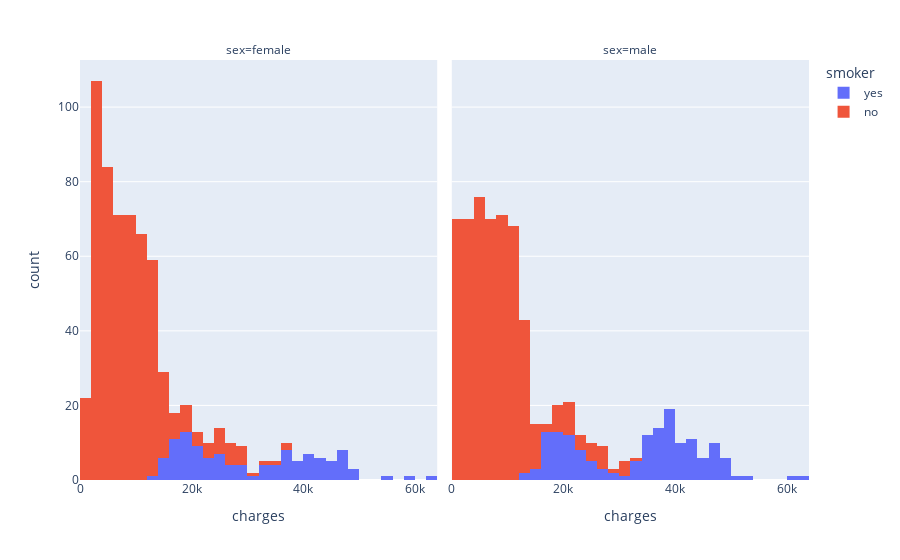

The code cell stored with this chart in its notebook:
### Code cell
fig = px.histogram(data_frame = data,x = 'charges' ,color= 'smoker', facet_col='sex' )
fig.show()

### Figure 1 — Plotly figure (JSON) as saved in the notebook; plotly's stock layout.template omitted (floating-point values rounded to 4 significant figures; data arrays with more than 128 entries replaced by an {"elided": "..."} marker saying what was removed)
{"data": [{"bingroup": "x", "hovertemplate": "smoker=yes<br>sex=female<br>charges=%{x}<br>count=%{y}<extra></extra>", "legendgroup": "yes", "marker": {"color": "#636efa", "pattern": {"shape": ""}}, "name": "yes", "orientation": "v", "showlegend": true, "type": "histogram", "x": [16880.0, 27810.0, 37700.0, 23240.0, 14710.0, 16580.0, 39840.0, 43580.0, 47290.0, 30940.0, 19110.0, 17080.0, 32730.0, 19960.0, 21350.0, 36150.0, 48820.0, 37130.0, 19440.0, 38510.0, 29520.0, 47310.0, 17090.0, 22330.0, 47900.0, 24870.0, 34840.0, 47930.0, 48520.0, 13840.0, 18030.0, 21660.0, 15010.0, 19590.0, 14460.0, 18610.0, 28950.0, 37080.0, 19520.0, 48890.0, 63770.0, 45860.0, 39980.0, 58570.0, 43940.0, 15360.0, 17470.0, 25680.0, 42970.0, 34440.0, 42980.0, 24670.0, 27040.0, 40000.0, 46200.0, 44400.0, 40930.0, 16660.0, 40420.0, 19540.0, 23070.0, 17750.0, 24520.0, 38790.0, 23400.0, 55140.0, 36020.0, 27530.0, 45010.0, 37270.0, 42110.0, 24110.0, 40970.0, 46110.0, 46260.0, 29330.0, 19800.0, 17500.0, 21770.0, 14570.0, 16420.0, 35600.0, 21680.0, 44420.0, 39730.0, 20230.0, 21880.0, 19020.0, 33910.0, 44640.0, 16780.0, 24180.0, 34170.0, 46660.0, 40900.0, 36900.0, 40940.0, 22480.0, 23890.0, 18330.0, 21770.0, 33310.0, 18220.0, 20300.0, 41660.0, 26130.0, 20170.0, 24540.0, 14280.0, 16120.0, 33900.0, 36400.0, 18770.0, 43900.0, 29140.0], "xaxis": "x", "yaxis": "y"}, {"bingroup": "x", "hovertemplate": "smoker=yes<br>sex=male<br>charges=%{x}<br>count=%{y}<extra></extra>", "legendgroup": "yes", "marker": {"color": "#636efa", "pattern": {"shape": ""}}, "name": "yes", "orientation": "v", "showlegend": false, "type": "histogram", "x": {"elided": "159 float values"}, "xaxis": "x2", "yaxis": "y2"}, {"bingroup": "x", "hovertemplate": "smoker=no<br>sex=female<br>charges=%{x}<br>count=%{y}<extra></extra>", "legendgroup": "no", "marker": {"color": "#EF553B", "pattern": {"shape": ""}}, "name": "no", "orientation": "v", "showlegend": true, "type": "histogram", "x": {"elided": "547 float values"}, "xaxis": "x", "yaxis": "y"}, {"bingroup": "x", "hovertemplate": "smoker=no<br>sex=male<br>charges=%{x}<br>count=%{y}<extra></extra>", "legendgroup": "no", "marker": {"color": "#EF553B", "pattern": {"shape": ""}}, "name": "no", "orientation": "v", "showlegend": false, "type": "histogram", "x": {"elided": "517 float values"}, "xaxis": "x2", "yaxis": "y2"}], "layout": {"annotations": [{"font": {}, "showarrow": false, "text": "sex=female", "x": 0.245, "xanchor": "center", "xref": "paper", "y": 1, "yanchor": "bottom", "yref": "paper"}, {"font": {}, "showarrow": false, "text": "sex=male", "x": 0.755, "xanchor": "center", "xref": "paper", "y": 1, "yanchor": "bottom", "yref": "paper"}], "barmode": "relative", "legend": {"title": {"text": "smoker"}, "tracegroupgap": 0}, "margin": {"t": 60}, "xaxis": {"anchor": "y", "domain": [0, 0.49], "title": {"text": "charges"}}, "xaxis2": {"anchor": "y2", "domain": [0.51, 1], "matches": "x", "title": {"text": "charges"}}, "yaxis": {"anchor": "x", "domain": [0, 1], "title": {"text": "count"}}, "yaxis2": {"anchor": "x2", "domain": [0, 1], "matches": "y", "showticklabels": false}}}
